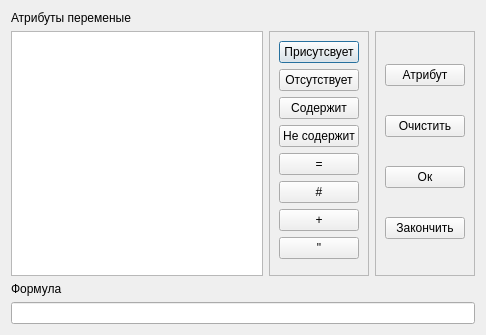
<?xml version="1.0" encoding="UTF-8"?>
<ui version="4.0">
 <class>NewStringProductionDialog</class>
 <widget class="QDialog" name="NewStringProductionDialog">
  <property name="geometry">
   <rect>
    <x>0</x>
    <y>0</y>
    <width>486</width>
    <height>335</height>
   </rect>
  </property>
  <property name="windowTitle">
   <string>Dialog</string>
  </property>
  <layout class="QGridLayout" name="gridLayout">
   <item row="0" column="0">
    <widget class="QLabel" name="label">
     <property name="text">
      <string>Атрибуты переменые</string>
     </property>
    </widget>
   </item>
   <item row="1" column="0">
    <widget class="QListWidget" name="listWidget"/>
   </item>
   <item row="1" column="1">
    <widget class="QFrame" name="frame">
     <property name="frameShape">
      <enum>QFrame::StyledPanel</enum>
     </property>
     <property name="frameShadow">
      <enum>QFrame::Raised</enum>
     </property>
     <layout class="QGridLayout" name="gridLayout_2">
      <item row="0" column="0">
       <widget class="QPushButton" name="pushButton">
        <property name="text">
         <string>Присутсвует</string>
        </property>
       </widget>
      </item>
      <item row="1" column="0">
       <widget class="QPushButton" name="pushButton_3">
        <property name="text">
         <string>Отсутствует</string>
        </property>
       </widget>
      </item>
      <item row="2" column="0">
       <widget class="QPushButton" name="pushButton_2">
        <property name="text">
         <string>Содержит</string>
        </property>
       </widget>
      </item>
      <item row="3" column="0">
       <widget class="QPushButton" name="pushButton_5">
        <property name="text">
         <string>Не содержит</string>
        </property>
       </widget>
      </item>
      <item row="4" column="0">
       <widget class="QPushButton" name="pushButton_12">
        <property name="text">
         <string>=</string>
        </property>
       </widget>
      </item>
      <item row="5" column="0">
       <widget class="QPushButton" name="pushButton_13">
        <property name="text">
         <string>#</string>
        </property>
       </widget>
      </item>
      <item row="6" column="0">
       <widget class="QPushButton" name="pushButton_4">
        <property name="text">
         <string>+</string>
        </property>
       </widget>
      </item>
      <item row="7" column="0">
       <widget class="QPushButton" name="pushButton_6">
        <property name="text">
         <string>&quot;</string>
        </property>
       </widget>
      </item>
     </layout>
    </widget>
   </item>
   <item row="1" column="2">
    <widget class="QFrame" name="frame_2">
     <property name="frameShape">
      <enum>QFrame::StyledPanel</enum>
     </property>
     <property name="frameShadow">
      <enum>QFrame::Raised</enum>
     </property>
     <layout class="QGridLayout" name="gridLayout_3">
      <item row="0" column="0">
       <widget class="QPushButton" name="pushButton_7">
        <property name="text">
         <string>Атрибут</string>
        </property>
       </widget>
      </item>
      <item row="3" column="0">
       <widget class="QPushButton" name="pushButton_11">
        <property name="text">
         <string>Закончить</string>
        </property>
       </widget>
      </item>
      <item row="2" column="0">
       <widget class="QPushButton" name="pushButton_8">
        <property name="text">
         <string>Ок</string>
        </property>
       </widget>
      </item>
      <item row="1" column="0">
       <widget class="QPushButton" name="pushButton_9">
        <property name="text">
         <string>Очистить</string>
        </property>
       </widget>
      </item>
     </layout>
    </widget>
   </item>
   <item row="2" column="0">
    <widget class="QLabel" name="label_2">
     <property name="text">
      <string>Формула</string>
     </property>
    </widget>
   </item>
   <item row="3" column="0" colspan="3">
    <widget class="QLineEdit" name="lineEdit"/>
   </item>
  </layout>
 </widget>
 <resources/>
 <connections/>
</ui>
